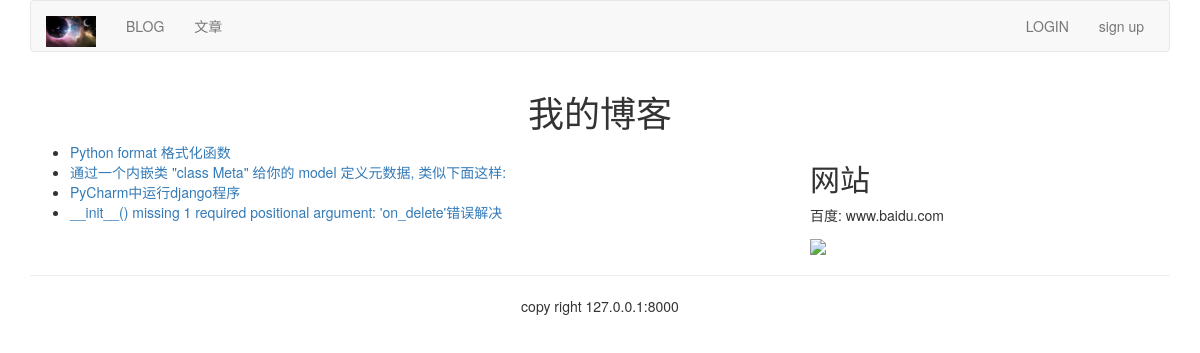
Screenshot of /blog/ with the database file from the repository.
### blog/models.py (models this page shows, shortened)
class BlogArticles(models.Model):
    title = models.CharField(max_length=300)
    author = models.ForeignKey(User,on_delete=models.CASCADE, related_name="blog_post")
    body = models.TextField()
    publish = models.DateTimeField(default=timezone.now)
    class Meta:
        ordering = ("-publish",)

### blog/views.py (the view)
def blog_title(request):
    blogs = BlogArticles.objects.all()
    return render(request,"blog/titles.html",{"blogs":blogs})

### templates/blog/titles.html (shortened to what this page needs)
{% extends "base.html" %}
{% block content %}
<div class="row text-center vertical-middle-sm">
    <h1>我的博客</h1>
</div>
<div class="row">
    <div class="col-xs-12 col-md-8">
    <ul>
    {% for blog in blogs %}
        <li><a href="{{ blog.id }}">{{ blog.title }}</a> </li>
    {% endfor %}
    </ul>
    </div>
    <div class="col-xs-6 col-md-4">
    <h2>网站</h2>
    <p>百度: www.baidu.com</p>
    <img width="200px" src="https://ss3.bdstatic.com/70cFv8Sh_Q1YnxGkpoWK1HF6hhy/it/u=2074418188,1429022585&fm=26&gp=0.jpg">
    </div>
</div>
{% endblock %}

### rows the page displays
BlogArticles: title "Python format 格式化函数"
BlogArticles: title "通过一个内嵌类 \"class Meta\" 给你的 model 定义元数据, 类似下面这样:"
BlogArticles: title "PyCharm中运行django程序"
BlogArticles: title "__init__() missing 1 required positional argument: 'on_delete'错误解决"
